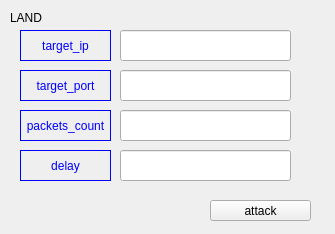
<?xml version="1.0" encoding="UTF-8"?>
<ui version="4.0">
 <class>Form</class>
 <widget class="QWidget" name="Form">
  <property name="geometry">
   <rect>
    <x>0</x>
    <y>0</y>
    <width>335</width>
    <height>234</height>
   </rect>
  </property>
  <property name="windowTitle">
   <string>Form</string>
  </property>
  <widget class="QStackedWidget" name="stackedWidget">
   <property name="geometry">
    <rect>
     <x>10</x>
     <y>10</y>
     <width>311</width>
     <height>221</height>
    </rect>
   </property>
   <property name="currentIndex">
    <number>3</number>
   </property>
   <widget class="QWidget" name="page">
    <widget class="QPushButton" name="next_btn">
     <property name="geometry">
      <rect>
       <x>210</x>
       <y>190</y>
       <width>91</width>
       <height>20</height>
      </rect>
     </property>
     <property name="text">
      <string>attack</string>
     </property>
    </widget>
    <widget class="QLineEdit" name="lineEdit_4">
     <property name="geometry">
      <rect>
       <x>100</x>
       <y>140</y>
       <width>171</width>
       <height>31</height>
      </rect>
     </property>
     <property name="text">
      <string>44.197.175.168</string>
     </property>
    </widget>
    <widget class="QLineEdit" name="lineEdit_2">
     <property name="geometry">
      <rect>
       <x>100</x>
       <y>60</y>
       <width>171</width>
       <height>31</height>
      </rect>
     </property>
    </widget>
    <widget class="QLabel" name="label_4">
     <property name="geometry">
      <rect>
       <x>10</x>
       <y>140</y>
       <width>81</width>
       <height>31</height>
      </rect>
     </property>
     <property name="styleSheet">
      <string notr="true">QLabel {
    color: blue;
	border: 1px solid blue;
}
</string>
     </property>
     <property name="text">
      <string>Fake_ip</string>
     </property>
     <property name="alignment">
      <set>Qt::AlignCenter</set>
     </property>
    </widget>
    <widget class="QLineEdit" name="lineEdit_1">
     <property name="geometry">
      <rect>
       <x>100</x>
       <y>20</y>
       <width>171</width>
       <height>31</height>
      </rect>
     </property>
    </widget>
    <widget class="QLabel" name="label_3">
     <property name="geometry">
      <rect>
       <x>10</x>
       <y>100</y>
       <width>81</width>
       <height>31</height>
      </rect>
     </property>
     <property name="styleSheet">
      <string notr="true">QLabel {
    color: blue;
	border: 1px solid blue;
}
</string>
     </property>
     <property name="text">
      <string>Trd</string>
     </property>
     <property name="alignment">
      <set>Qt::AlignCenter</set>
     </property>
    </widget>
    <widget class="QLabel" name="label">
     <property name="geometry">
      <rect>
       <x>10</x>
       <y>20</y>
       <width>81</width>
       <height>31</height>
      </rect>
     </property>
     <property name="styleSheet">
      <string notr="true">QLabel {
    color: blue;
	border: 1px solid blue;
}
</string>
     </property>
     <property name="text">
      <string>Target</string>
     </property>
     <property name="alignment">
      <set>Qt::AlignCenter</set>
     </property>
    </widget>
    <widget class="QLabel" name="label_2">
     <property name="geometry">
      <rect>
       <x>10</x>
       <y>60</y>
       <width>81</width>
       <height>31</height>
      </rect>
     </property>
     <property name="styleSheet">
      <string notr="true">QLabel {
    color: blue;
	border: 1px solid blue;
}
</string>
     </property>
     <property name="text">
      <string>Port</string>
     </property>
     <property name="alignment">
      <set>Qt::AlignCenter</set>
     </property>
    </widget>
    <widget class="QLineEdit" name="lineEdit_3">
     <property name="geometry">
      <rect>
       <x>100</x>
       <y>100</y>
       <width>171</width>
       <height>31</height>
      </rect>
     </property>
    </widget>
    <widget class="QLabel" name="label_24">
     <property name="geometry">
      <rect>
       <x>0</x>
       <y>0</y>
       <width>64</width>
       <height>15</height>
      </rect>
     </property>
     <property name="text">
      <string>DOS</string>
     </property>
    </widget>
   </widget>
   <widget class="QWidget" name="page_2">
    <widget class="QTextBrowser" name="textBrowser">
     <property name="geometry">
      <rect>
       <x>0</x>
       <y>0</y>
       <width>311</width>
       <height>171</height>
      </rect>
     </property>
     <property name="html">
      <string>&lt;!DOCTYPE HTML PUBLIC &quot;-//W3C//DTD HTML 4.0//EN&quot; &quot;http://www.w3.org/TR/REC-html40/strict.dtd&quot;&gt;
&lt;html&gt;&lt;head&gt;&lt;meta name=&quot;qrichtext&quot; content=&quot;1&quot; /&gt;&lt;style type=&quot;text/css&quot;&gt;
p, li { white-space: pre-wrap; }
&lt;/style&gt;&lt;/head&gt;&lt;body style=&quot; font-family:'Gulim'; font-size:9pt; font-weight:400; font-style:normal;&quot;&gt;
&lt;p style=&quot; margin-top:0px; margin-bottom:0px; margin-left:0px; margin-right:0px; -qt-block-indent:0; text-indent:0px;&quot;&gt;Doing attack...&lt;/p&gt;&lt;/body&gt;&lt;/html&gt;</string>
     </property>
    </widget>
    <widget class="QPushButton" name="stop_btn">
     <property name="geometry">
      <rect>
       <x>10</x>
       <y>180</y>
       <width>281</width>
       <height>28</height>
      </rect>
     </property>
     <property name="text">
      <string>stop</string>
     </property>
    </widget>
   </widget>
   <widget class="QWidget" name="page_3">
    <widget class="QLabel" name="label_5">
     <property name="geometry">
      <rect>
       <x>0</x>
       <y>20</y>
       <width>81</width>
       <height>31</height>
      </rect>
     </property>
     <property name="styleSheet">
      <string notr="true">QLabel {
    color: blue;
	border: 1px solid blue;
}
</string>
     </property>
     <property name="text">
      <string>source_ip</string>
     </property>
     <property name="alignment">
      <set>Qt::AlignCenter</set>
     </property>
    </widget>
    <widget class="QLabel" name="label_6">
     <property name="geometry">
      <rect>
       <x>0</x>
       <y>50</y>
       <width>81</width>
       <height>31</height>
      </rect>
     </property>
     <property name="styleSheet">
      <string notr="true">QLabel {
    color: blue;
	border: 1px solid blue;
}
</string>
     </property>
     <property name="text">
      <string>target_ip</string>
     </property>
     <property name="alignment">
      <set>Qt::AlignCenter</set>
     </property>
    </widget>
    <widget class="QLabel" name="label_7">
     <property name="geometry">
      <rect>
       <x>0</x>
       <y>90</y>
       <width>91</width>
       <height>31</height>
      </rect>
     </property>
     <property name="styleSheet">
      <string notr="true">QLabel {
    color: blue;
	border: 1px solid blue;
}
</string>
     </property>
     <property name="text">
      <string>message</string>
     </property>
     <property name="alignment">
      <set>Qt::AlignCenter</set>
     </property>
    </widget>
    <widget class="QLabel" name="label_8">
     <property name="geometry">
      <rect>
       <x>0</x>
       <y>130</y>
       <width>121</width>
       <height>31</height>
      </rect>
     </property>
     <property name="styleSheet">
      <string notr="true">QLabel {
    color: blue;
	border: 1px solid blue;
}
</string>
     </property>
     <property name="text">
      <string>packet_size</string>
     </property>
     <property name="alignment">
      <set>Qt::AlignCenter</set>
     </property>
    </widget>
    <widget class="QLabel" name="label_9">
     <property name="geometry">
      <rect>
       <x>0</x>
       <y>160</y>
       <width>121</width>
       <height>31</height>
      </rect>
     </property>
     <property name="styleSheet">
      <string notr="true">QLabel {
    color: blue;
	border: 1px solid blue;
}
</string>
     </property>
     <property name="text">
      <string>number_packets</string>
     </property>
     <property name="alignment">
      <set>Qt::AlignCenter</set>
     </property>
    </widget>
    <widget class="QLineEdit" name="lineEdit_5">
     <property name="geometry">
      <rect>
       <x>90</x>
       <y>20</y>
       <width>171</width>
       <height>31</height>
      </rect>
     </property>
    </widget>
    <widget class="QLineEdit" name="lineEdit_6">
     <property name="geometry">
      <rect>
       <x>90</x>
       <y>50</y>
       <width>171</width>
       <height>31</height>
      </rect>
     </property>
    </widget>
    <widget class="QLineEdit" name="lineEdit_7">
     <property name="geometry">
      <rect>
       <x>100</x>
       <y>90</y>
       <width>171</width>
       <height>31</height>
      </rect>
     </property>
     <property name="text">
      <string>T</string>
     </property>
    </widget>
    <widget class="QLineEdit" name="lineEdit_8">
     <property name="geometry">
      <rect>
       <x>130</x>
       <y>130</y>
       <width>151</width>
       <height>31</height>
      </rect>
     </property>
     <property name="text">
      <string>60000</string>
     </property>
    </widget>
    <widget class="QLineEdit" name="lineEdit_9">
     <property name="geometry">
      <rect>
       <x>130</x>
       <y>160</y>
       <width>151</width>
       <height>31</height>
      </rect>
     </property>
     <property name="text">
      <string>5</string>
     </property>
    </widget>
    <widget class="QPushButton" name="attack_btn">
     <property name="geometry">
      <rect>
       <x>202</x>
       <y>190</y>
       <width>101</width>
       <height>21</height>
      </rect>
     </property>
     <property name="text">
      <string>attack</string>
     </property>
    </widget>
    <widget class="QLabel" name="label_26">
     <property name="geometry">
      <rect>
       <x>0</x>
       <y>0</y>
       <width>81</width>
       <height>16</height>
      </rect>
     </property>
     <property name="text">
      <string>Ping of death</string>
     </property>
    </widget>
   </widget>
   <widget class="QWidget" name="page_4">
    <widget class="QLabel" name="label_10">
     <property name="geometry">
      <rect>
       <x>10</x>
       <y>20</y>
       <width>91</width>
       <height>31</height>
      </rect>
     </property>
     <property name="styleSheet">
      <string notr="true">QLabel {
    color: blue;
	border: 1px solid blue;
}
</string>
     </property>
     <property name="text">
      <string>target_ip</string>
     </property>
     <property name="alignment">
      <set>Qt::AlignCenter</set>
     </property>
    </widget>
    <widget class="QLabel" name="label_11">
     <property name="geometry">
      <rect>
       <x>10</x>
       <y>60</y>
       <width>91</width>
       <height>31</height>
      </rect>
     </property>
     <property name="styleSheet">
      <string notr="true">QLabel {
    color: blue;
	border: 1px solid blue;
}
</string>
     </property>
     <property name="text">
      <string>target_port</string>
     </property>
     <property name="alignment">
      <set>Qt::AlignCenter</set>
     </property>
    </widget>
    <widget class="QLabel" name="label_12">
     <property name="geometry">
      <rect>
       <x>10</x>
       <y>100</y>
       <width>91</width>
       <height>31</height>
      </rect>
     </property>
     <property name="styleSheet">
      <string notr="true">QLabel {
    color: blue;
	border: 1px solid blue;
}
</string>
     </property>
     <property name="text">
      <string>packets_count</string>
     </property>
     <property name="alignment">
      <set>Qt::AlignCenter</set>
     </property>
    </widget>
    <widget class="QLabel" name="label_13">
     <property name="geometry">
      <rect>
       <x>10</x>
       <y>140</y>
       <width>91</width>
       <height>31</height>
      </rect>
     </property>
     <property name="styleSheet">
      <string notr="true">QLabel {
    color: blue;
	border: 1px solid blue;
}
</string>
     </property>
     <property name="text">
      <string>delay</string>
     </property>
     <property name="alignment">
      <set>Qt::AlignCenter</set>
     </property>
    </widget>
    <widget class="QLineEdit" name="lineEdit_10">
     <property name="geometry">
      <rect>
       <x>110</x>
       <y>20</y>
       <width>171</width>
       <height>31</height>
      </rect>
     </property>
    </widget>
    <widget class="QLineEdit" name="lineEdit_11">
     <property name="geometry">
      <rect>
       <x>110</x>
       <y>60</y>
       <width>171</width>
       <height>31</height>
      </rect>
     </property>
    </widget>
    <widget class="QLineEdit" name="lineEdit_12">
     <property name="geometry">
      <rect>
       <x>110</x>
       <y>100</y>
       <width>171</width>
       <height>31</height>
      </rect>
     </property>
    </widget>
    <widget class="QLineEdit" name="lineEdit_13">
     <property name="geometry">
      <rect>
       <x>110</x>
       <y>140</y>
       <width>171</width>
       <height>31</height>
      </rect>
     </property>
    </widget>
    <widget class="QPushButton" name="attack_btn_2">
     <property name="geometry">
      <rect>
       <x>200</x>
       <y>190</y>
       <width>101</width>
       <height>21</height>
      </rect>
     </property>
     <property name="text">
      <string>attack</string>
     </property>
    </widget>
    <widget class="QLabel" name="label_23">
     <property name="geometry">
      <rect>
       <x>0</x>
       <y>0</y>
       <width>64</width>
       <height>15</height>
      </rect>
     </property>
     <property name="text">
      <string>LAND</string>
     </property>
    </widget>
   </widget>
   <widget class="QWidget" name="page_5">
    <widget class="QLabel" name="label_14">
     <property name="geometry">
      <rect>
       <x>10</x>
       <y>20</y>
       <width>91</width>
       <height>31</height>
      </rect>
     </property>
     <property name="styleSheet">
      <string notr="true">QLabel {
    color: blue;
	border: 1px solid blue;
}
</string>
     </property>
     <property name="text">
      <string>target_ip</string>
     </property>
     <property name="alignment">
      <set>Qt::AlignCenter</set>
     </property>
    </widget>
    <widget class="QLabel" name="label_15">
     <property name="geometry">
      <rect>
       <x>10</x>
       <y>60</y>
       <width>91</width>
       <height>31</height>
      </rect>
     </property>
     <property name="styleSheet">
      <string notr="true">QLabel {
    color: blue;
	border: 1px solid blue;
}
</string>
     </property>
     <property name="text">
      <string>target_port</string>
     </property>
     <property name="alignment">
      <set>Qt::AlignCenter</set>
     </property>
    </widget>
    <widget class="QLabel" name="label_16">
     <property name="geometry">
      <rect>
       <x>10</x>
       <y>100</y>
       <width>91</width>
       <height>31</height>
      </rect>
     </property>
     <property name="styleSheet">
      <string notr="true">QLabel {
    color: blue;
	border: 1px solid blue;
}
</string>
     </property>
     <property name="text">
      <string>packets_count</string>
     </property>
     <property name="alignment">
      <set>Qt::AlignCenter</set>
     </property>
    </widget>
    <widget class="QLabel" name="label_17">
     <property name="geometry">
      <rect>
       <x>10</x>
       <y>140</y>
       <width>91</width>
       <height>31</height>
      </rect>
     </property>
     <property name="styleSheet">
      <string notr="true">QLabel {
    color: blue;
	border: 1px solid blue;
}
</string>
     </property>
     <property name="text">
      <string>delay</string>
     </property>
     <property name="alignment">
      <set>Qt::AlignCenter</set>
     </property>
    </widget>
    <widget class="QLineEdit" name="lineEdit_14">
     <property name="geometry">
      <rect>
       <x>110</x>
       <y>20</y>
       <width>171</width>
       <height>31</height>
      </rect>
     </property>
    </widget>
    <widget class="QLineEdit" name="lineEdit_15">
     <property name="geometry">
      <rect>
       <x>110</x>
       <y>60</y>
       <width>171</width>
       <height>31</height>
      </rect>
     </property>
    </widget>
    <widget class="QLineEdit" name="lineEdit_16">
     <property name="geometry">
      <rect>
       <x>110</x>
       <y>100</y>
       <width>171</width>
       <height>31</height>
      </rect>
     </property>
    </widget>
    <widget class="QLineEdit" name="lineEdit_17">
     <property name="geometry">
      <rect>
       <x>110</x>
       <y>140</y>
       <width>171</width>
       <height>31</height>
      </rect>
     </property>
    </widget>
    <widget class="QPushButton" name="attack_btn_3">
     <property name="geometry">
      <rect>
       <x>200</x>
       <y>190</y>
       <width>101</width>
       <height>21</height>
      </rect>
     </property>
     <property name="text">
      <string>attack</string>
     </property>
    </widget>
    <widget class="QLabel" name="label_25">
     <property name="geometry">
      <rect>
       <x>0</x>
       <y>0</y>
       <width>64</width>
       <height>15</height>
      </rect>
     </property>
     <property name="text">
      <string>SYN</string>
     </property>
    </widget>
   </widget>
   <widget class="QWidget" name="page_6">
    <widget class="QLabel" name="label_18">
     <property name="geometry">
      <rect>
       <x>10</x>
       <y>30</y>
       <width>91</width>
       <height>31</height>
      </rect>
     </property>
     <property name="styleSheet">
      <string notr="true">QLabel {
    color: blue;
	border: 1px solid blue;
}
</string>
     </property>
     <property name="text">
      <string>source_ip</string>
     </property>
     <property name="alignment">
      <set>Qt::AlignCenter</set>
     </property>
    </widget>
    <widget class="QLabel" name="label_19">
     <property name="geometry">
      <rect>
       <x>10</x>
       <y>80</y>
       <width>91</width>
       <height>31</height>
      </rect>
     </property>
     <property name="styleSheet">
      <string notr="true">QLabel {
    color: blue;
	border: 1px solid blue;
}
</string>
     </property>
     <property name="text">
      <string>broadcast_ip</string>
     </property>
     <property name="alignment">
      <set>Qt::AlignCenter</set>
     </property>
    </widget>
    <widget class="QLabel" name="label_20">
     <property name="geometry">
      <rect>
       <x>10</x>
       <y>130</y>
       <width>91</width>
       <height>31</height>
      </rect>
     </property>
     <property name="styleSheet">
      <string notr="true">QLabel {
    color: blue;
	border: 1px solid blue;
}
</string>
     </property>
     <property name="text">
      <string>count</string>
     </property>
     <property name="alignment">
      <set>Qt::AlignCenter</set>
     </property>
    </widget>
    <widget class="QLineEdit" name="lineEdit_18">
     <property name="geometry">
      <rect>
       <x>110</x>
       <y>30</y>
       <width>171</width>
       <height>31</height>
      </rect>
     </property>
    </widget>
    <widget class="QLineEdit" name="lineEdit_19">
     <property name="geometry">
      <rect>
       <x>110</x>
       <y>80</y>
       <width>171</width>
       <height>31</height>
      </rect>
     </property>
    </widget>
    <widget class="QLineEdit" name="lineEdit_20">
     <property name="geometry">
      <rect>
       <x>110</x>
       <y>130</y>
       <width>171</width>
       <height>31</height>
      </rect>
     </property>
    </widget>
    <widget class="QPushButton" name="attack_btn_4">
     <property name="geometry">
      <rect>
       <x>200</x>
       <y>190</y>
       <width>101</width>
       <height>21</height>
      </rect>
     </property>
     <property name="text">
      <string>attack</string>
     </property>
    </widget>
    <widget class="QLabel" name="label_22">
     <property name="geometry">
      <rect>
       <x>0</x>
       <y>0</y>
       <width>64</width>
       <height>15</height>
      </rect>
     </property>
     <property name="text">
      <string>SMURF</string>
     </property>
    </widget>
   </widget>
  </widget>
 </widget>
 <resources/>
 <connections/>
</ui>
